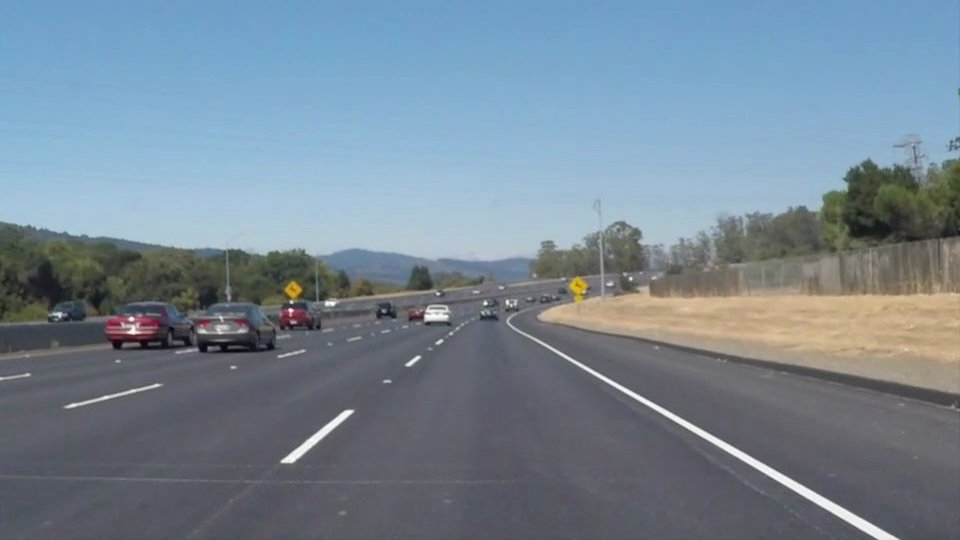
#> input picture test_images/solidWhiteCurve.jpg, 960 x 540 px
$ python shape_detection.py
#> lines starting #> are read from the running program, lines starting #| are printed output that depends on the picture; after the words box and inside, x2 and y2 are one past the last pixel; in counts of white or black regions, pixels touching at a corner belong together
import cv2

img = cv2.imread('test_images/solidWhiteCurve.jpg', cv2.IMREAD_GRAYSCALE)
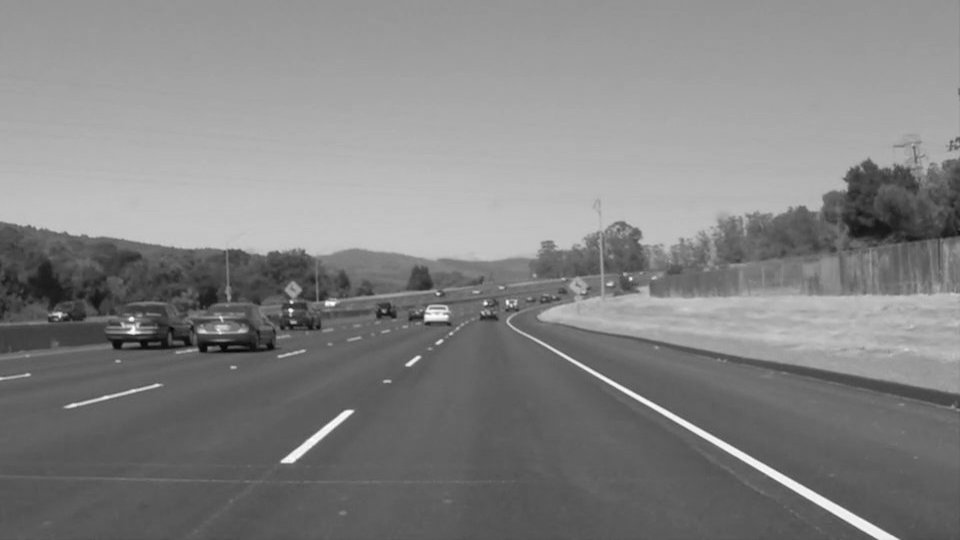
#> img: shape (540, 960); min 5, max 255, mean 131.2


img = cv2.GaussianBlur(img, (5,5), 0)

ret, thresh = cv2.threshold(img, 127, 255, cv2.THRESH_BINARY)
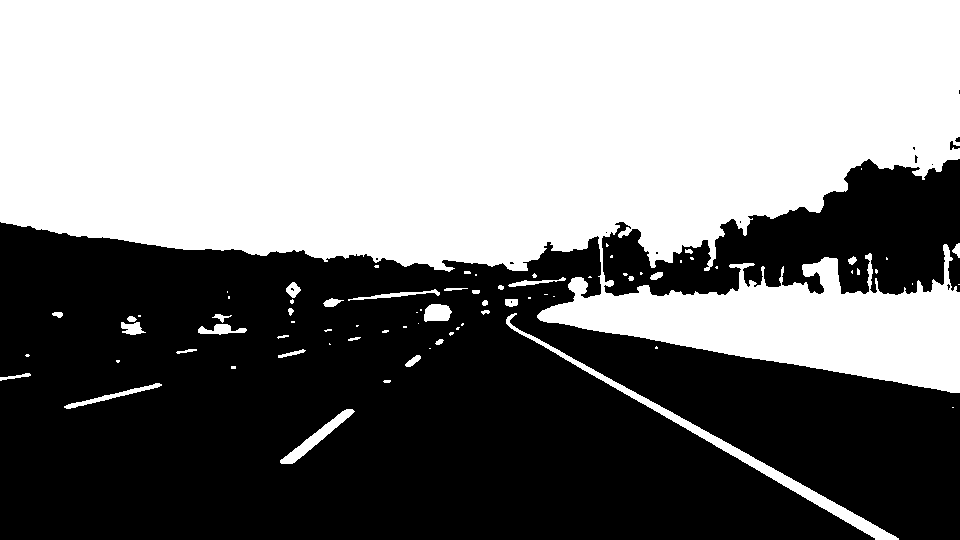
#> thresh: shape (540, 960); 50.8% white; 16 black regions (13 under 20 px)
contours, _ = cv2.findContours(thresh, cv2.RETR_LIST, cv2.CHAIN_APPROX_SIMPLE)
#> contours = 89 contours, 61 with area under 20; largest, box (x1, y1, x2, y2) and area: (0, 0, 960, 393) 253110, (506, 313, 899, 540) 3119, (280, 409, 355, 464) 754, (424, 304, 452, 322) 370, (64, 383, 162, 409) 333

for contour in contours:
    approx = cv2.approxPolyDP(contour, 0.01*cv2.arcLength(contour, True), True)
    cv2.drawContours(img, [approx], -1, (0, 255, 0), 2)
#> this loop made 89 passes
#> approx on passes 2, 3, 6, 12, 14, 22, 26, 28, 30, 32, 33, 36: [[952, 407], [953, 407]], [[161, 384], [104, 395], [64, 407], [75, 407]], [[231, 366], [231, 368], [235, 368], [235, 366]], [[429, 348], [430, 348]], [[329, 343], [329, 344], [330, 344]], [[403, 326], [403, 327], [406, 327], [406, 326]], [[418, 323]], [[291, 321], [291, 322], [294, 322], [294, 321]], [[138, 315], [138, 316], [140, 316], [140, 315]], [[507, 317], [875, 539], [898, 539]], [[416, 312], [417, 312]], [[420, 309], [420, 310], [421, 310], [421, 309]]
#> (contour, approx) on passes 23, 60: ([[356, 325], [356, 326], [357, 326], [358, 325]], [[356, 326], [357, 326], [358, 325], [356, 325]]), ([[589, 276], [588, 277], [591, 277], [590, 276]], [[588, 277], [591, 277], [590, 276], [589, 276]])
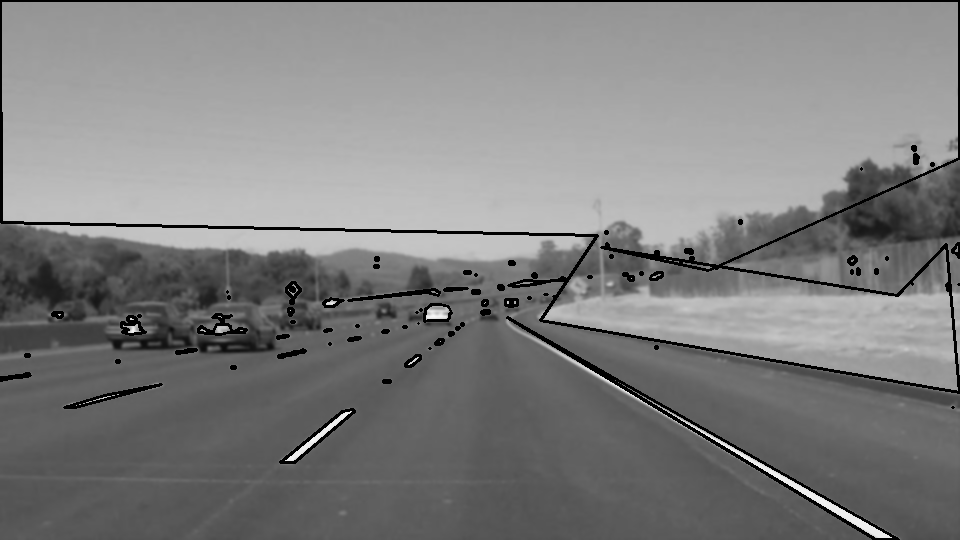
#> img: shape (540, 960); min 0, max 246, mean 126.5

cv2.imshow('Threshold', thresh)
cv2.imshow('Contours', img)

cv2.waitKey(0)
cv2.destroyAllWindows()

$ run again, with test_images/solidWhiteRight.jpg copied over test_images/solidWhiteCurve.jpg
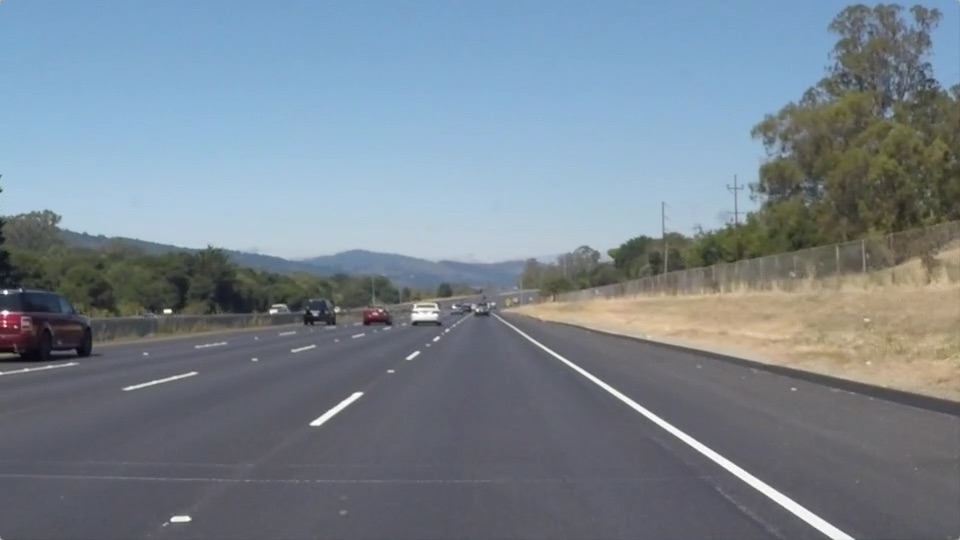
#> input picture test_images/solidWhiteRight.jpg, 960 x 540 px
#> `ret, thresh = cv2.threshold(img, 127, 255, cv2.THRESH_BINARY)`:
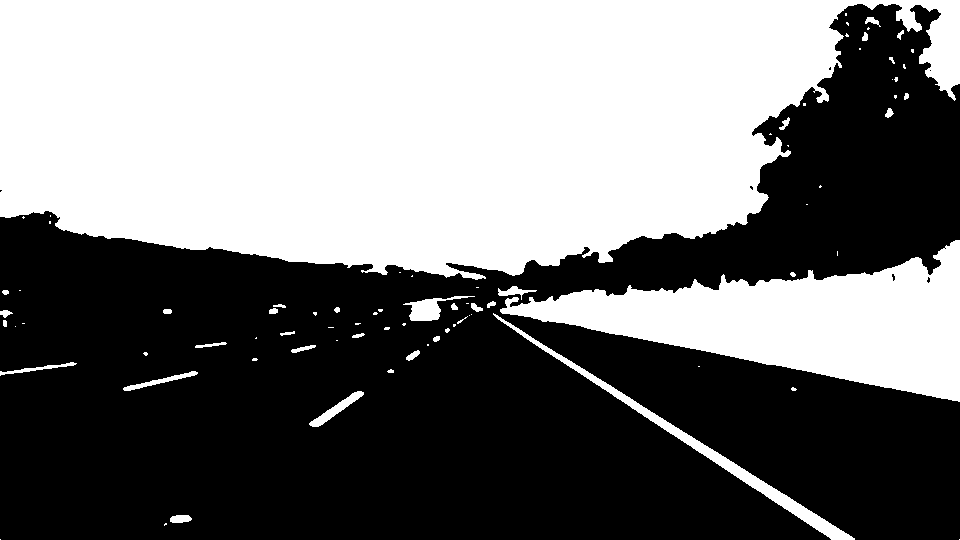
#> thresh: shape (540, 960); 46.9% white; 82 white regions (47 under 20 px)
#> contours = 88 contours, 61 with area under 20; largest, box (x1, y1, x2, y2) and area: (0, 0, 960, 280) 200217, (500, 240, 960, 402) 33744, (493, 313, 855, 540) 3169, (403, 296, 475, 321) 590, (309, 391, 364, 427) 430
#> the loop `for contour in contours:` made 88 passes
#> approx on passes 1, 2, 9, 10, 15, 17, 18, 24: [[959, 539]], [[0, 539]], [[698, 366], [699, 366]], [[76, 363], [0, 371], [0, 375]], [[427, 344], [427, 345], [428, 345], [428, 344]], [[336, 340], [337, 340]], [[256, 337], [255, 338], [256, 338]], [[328, 327], [333, 327]]
#> after the loop `for contour in contours:`:
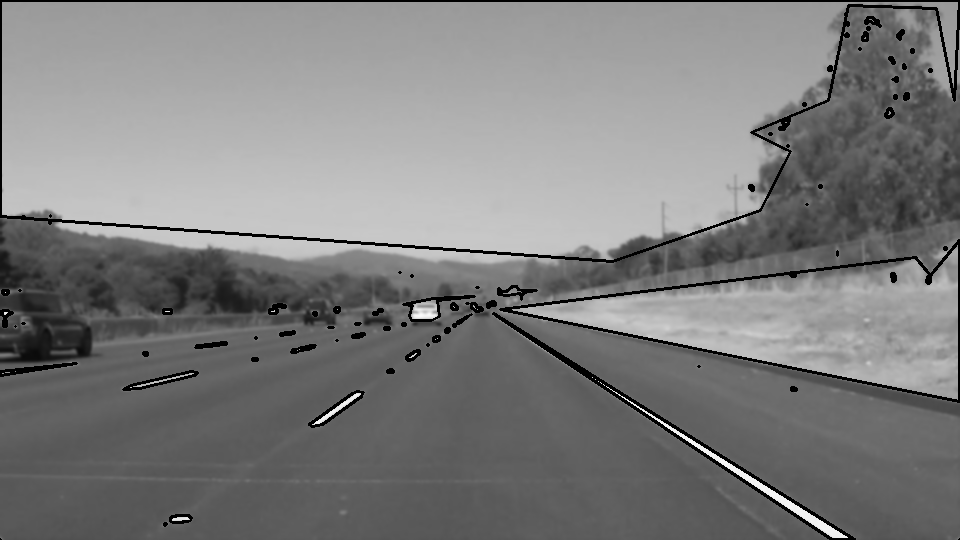
#> img: shape (540, 960); min 0, max 251, mean 125.2

$ run again, with test_images/solidYellowCurve.jpg copied over test_images/solidWhiteCurve.jpg
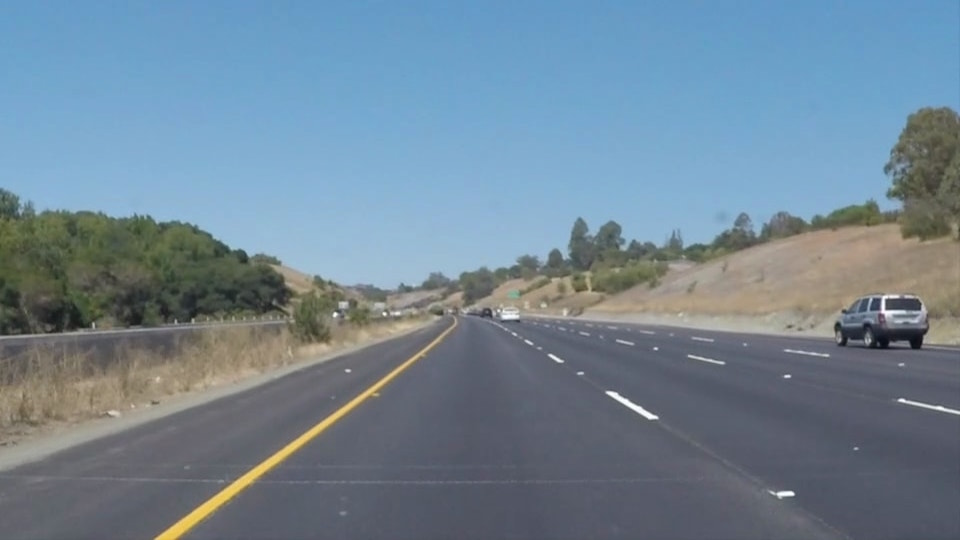
#> input picture test_images/solidYellowCurve.jpg, 960 x 540 px
#> `ret, thresh = cv2.threshold(img, 127, 255, cv2.THRESH_BINARY)`:
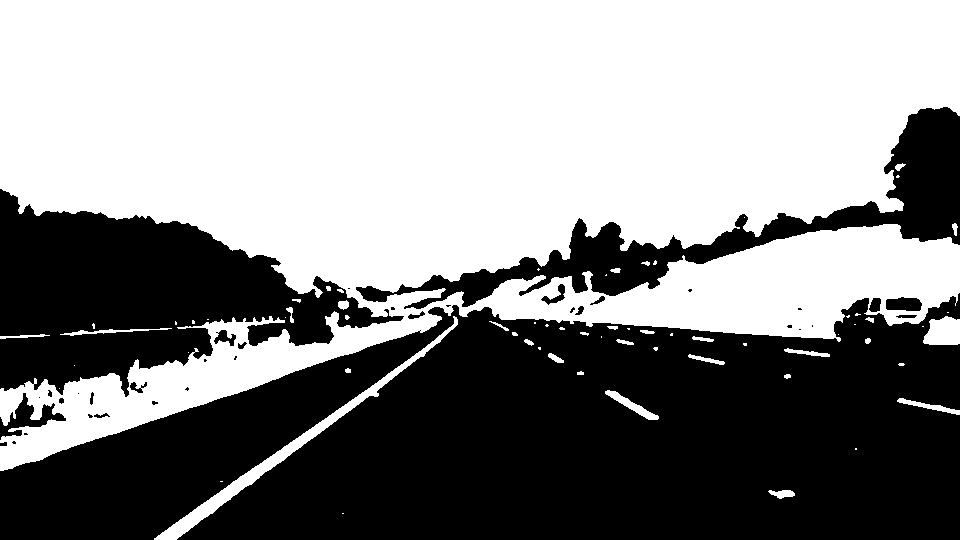
#> thresh: shape (540, 960); 54.7% white; 37 black regions (18 under 20 px)
#> contours = 101 contours, 60 with area under 20; largest, box (x1, y1, x2, y2) and area: (0, 0, 960, 471) 274930, (154, 316, 458, 540) 3124, (923, 316, 960, 345) 810, (885, 296, 923, 312) 461, (605, 390, 659, 420) 359
#> the loop `for contour in contours:` made 101 passes
#> approx on passes 1, 3, 4, 12, 13, 17, 24, 30: [[342, 513], [343, 513]], [[220, 481], [222, 481]], [[855, 448], [855, 449], [856, 449], [856, 448]], [[38, 397], [39, 396], [40, 397], [39, 398]], [[77, 393], [78, 392], [79, 393], [78, 394]], [[59, 388]], [[74, 365]], [[188, 352]]
#> after the loop `for contour in contours:`:
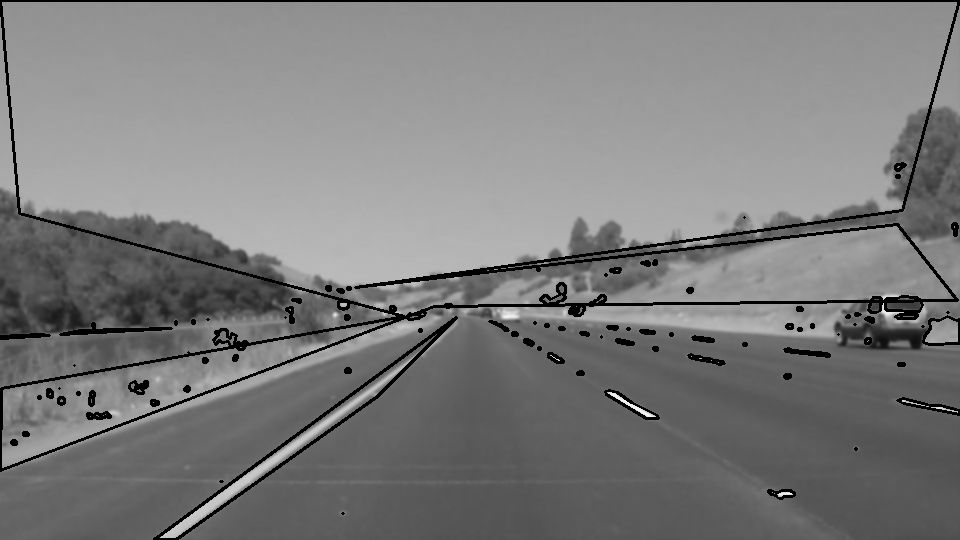
#> img: shape (540, 960); min 0, max 247, mean 123.6

$ run again, with test_images/solidYellowCurve2.jpg copied over test_images/solidWhiteCurve.jpg
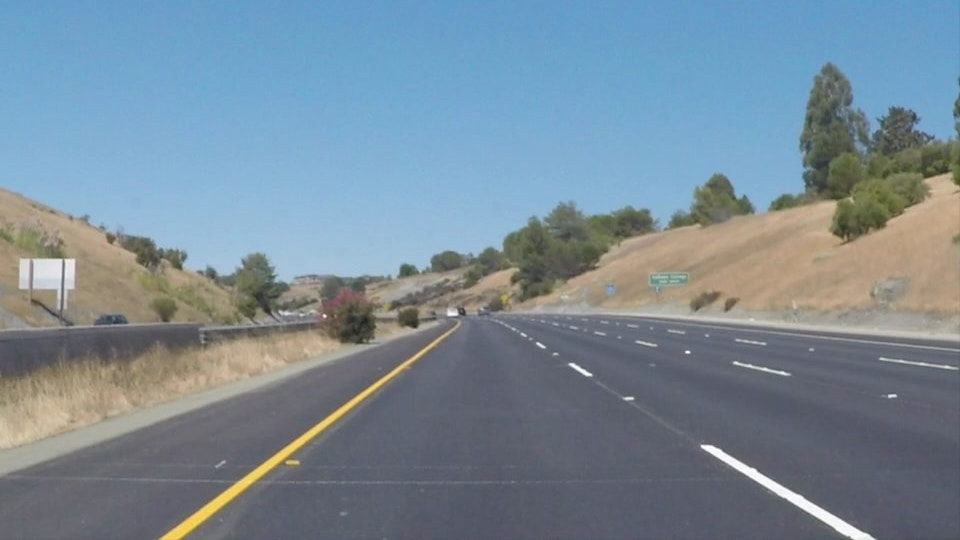
#> input picture test_images/solidYellowCurve2.jpg, 960 x 540 px
#> `ret, thresh = cv2.threshold(img, 127, 255, cv2.THRESH_BINARY)`:
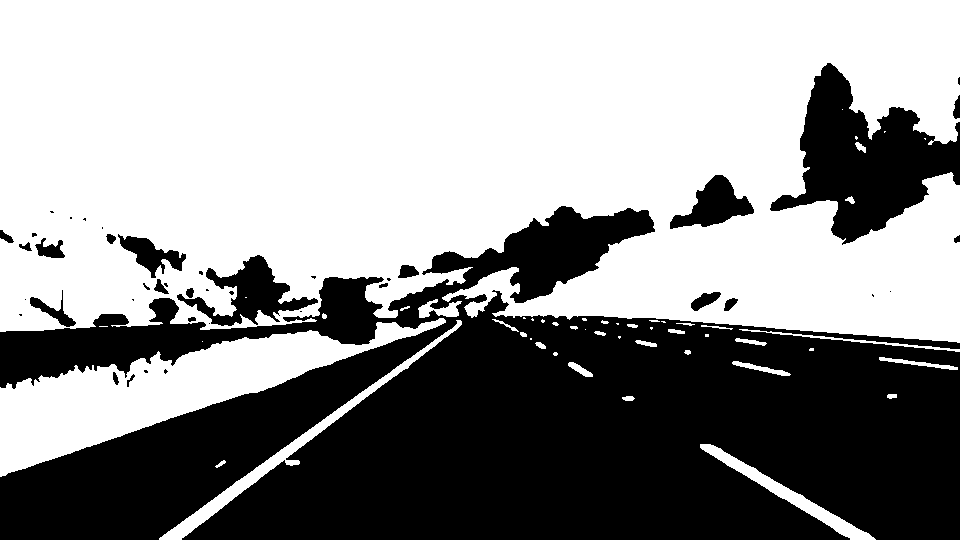
#> thresh: shape (540, 960); 58.4% white; 43 black regions (21 under 20 px)
#> contours = 89 contours, 49 with area under 20; largest, box (x1, y1, x2, y2) and area: (0, 0, 960, 343) 278502, (0, 318, 446, 477) 22287, (176, 254, 319, 327) 3849, (159, 320, 462, 540) 3087, (669, 174, 755, 230) 2292
#> the loop `for contour in contours:` made 89 passes
#> approx on passes 2, 11, 16, 19, 21, 24, 26, 29: [[700, 444], [850, 539], [875, 539], [720, 448]], [[879, 357], [880, 360], [957, 369], [957, 367]], [[202, 341]], [[530, 338], [530, 339], [531, 339], [531, 338]], [[705, 334], [705, 336], [708, 336], [708, 334]], [[739, 329], [959, 351]], [[585, 329]], [[99, 326], [107, 326]]
#> after the loop `for contour in contours:`:
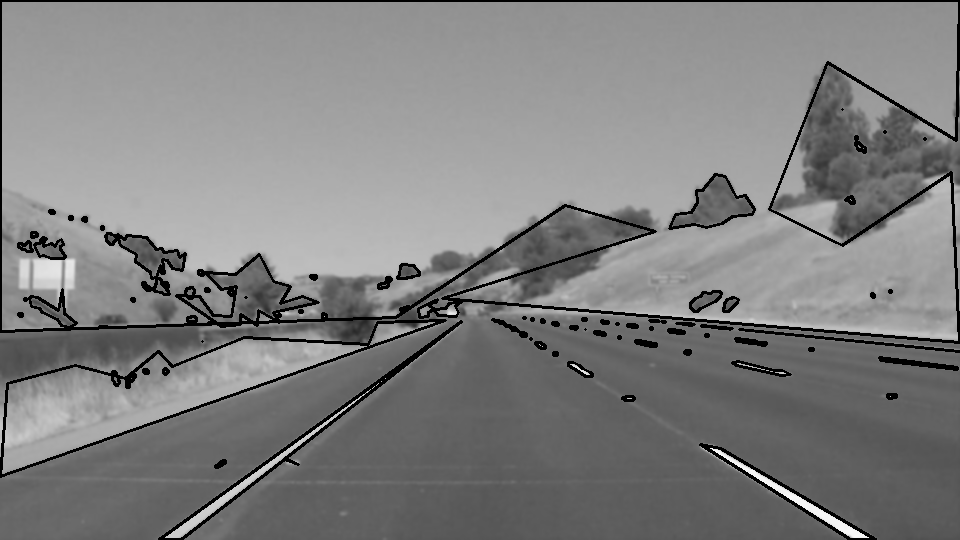
#> img: shape (540, 960); min 0, max 250, mean 127.8
